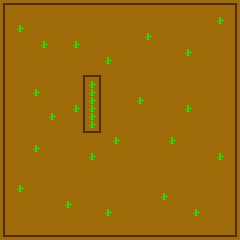

Rendered tile map (Tiled .tmx) drawn with the repository's tilesets; below, a short description and the full map source, tile grids included:
An orthogonal 30x30 tile map with 8x8 px tiles, 1 tile layer (Tile Layer 1).

<map version="1.2" tiledversion="1.2.0" orientation="orthogonal" renderorder="right-down" width="30" height="30" tilewidth="8" tileheight="8" infinite="0" nextlayerid="2" nextobjectid="1">
 <tileset firstgid="1" source="TileBien.tsx" />
 <layer id="1" name="Tile Layer 1" width="30" height="30">
  <data encoding="csv">
2,3,3,3,3,3,3,3,3,3,3,3,3,3,3,3,3,3,3,3,3,3,3,3,3,3,3,3,3,4,
1,8,8,8,8,8,8,8,8,8,8,8,8,8,8,8,8,8,8,8,8,8,8,8,8,8,8,8,8,1,
1,8,8,8,8,8,8,8,8,8,8,8,8,8,8,8,8,8,8,8,8,8,8,8,8,8,8,7,8,1,
1,8,7,8,8,8,8,8,8,8,8,8,8,8,8,8,8,8,8,8,8,8,8,8,8,8,8,8,8,1,
1,8,8,8,8,8,8,8,8,8,8,8,8,8,8,8,8,8,7,8,8,8,8,8,8,8,8,8,8,1,
1,8,8,8,8,7,8,8,8,7,8,8,8,8,8,8,8,8,8,8,8,8,8,8,8,8,8,8,8,1,
1,8,8,8,8,8,8,8,8,8,8,8,8,8,8,8,8,8,8,8,8,8,8,7,8,8,8,8,8,1,
1,8,8,8,8,8,8,8,8,8,8,8,8,7,8,8,8,8,8,8,8,8,8,8,8,8,8,8,8,1,
1,8,8,8,8,8,8,8,8,8,8,8,8,8,8,8,8,8,8,8,8,8,8,8,8,8,8,8,8,1,
1,8,8,8,8,8,8,8,8,8,2,3,4,8,8,8,8,8,8,8,8,8,8,8,8,8,8,8,8,1,
1,8,8,8,8,8,8,8,8,8,1,7,1,8,8,8,8,8,8,8,8,8,8,8,8,8,8,8,8,1,
1,8,8,8,7,8,8,8,8,8,1,7,1,8,8,8,8,8,8,8,8,8,8,8,8,8,8,8,8,1,
1,8,8,8,8,8,8,8,8,8,1,7,1,8,8,8,8,7,8,8,8,8,8,8,8,8,8,8,8,1,
1,8,8,8,8,8,8,8,8,7,1,7,1,8,8,8,8,8,8,8,8,8,8,7,8,8,8,8,8,1,
1,8,8,8,8,8,7,8,8,8,1,7,1,8,8,8,8,8,8,8,8,8,8,8,8,8,8,8,8,1,
1,8,8,8,8,8,8,8,8,8,1,7,1,8,8,8,8,8,8,8,8,8,8,8,8,8,8,8,8,1,
1,8,8,8,8,8,8,8,8,8,5,3,6,8,8,8,8,8,8,8,8,8,8,8,8,8,8,8,8,1,
1,8,8,8,8,8,8,8,8,8,8,8,8,8,7,8,8,8,8,8,8,7,8,8,8,8,8,8,8,1,
1,8,8,8,7,8,8,8,8,8,8,8,8,8,8,8,8,8,8,8,8,8,8,8,8,8,8,8,8,1,
1,8,8,8,8,8,8,8,8,8,8,7,8,8,8,8,8,8,8,8,8,8,8,8,8,8,8,7,8,1,
1,8,8,8,8,8,8,8,8,8,8,8,8,8,8,8,8,8,8,8,8,8,8,8,8,8,8,8,8,1,
1,8,8,8,8,8,8,8,8,8,8,8,8,8,8,8,8,8,8,8,8,8,8,8,8,8,8,8,8,1,
1,8,8,8,8,8,8,8,8,8,8,8,8,8,8,8,8,8,8,8,8,8,8,8,8,8,8,8,8,1,
1,8,7,8,8,8,8,8,8,8,8,8,8,8,8,8,8,8,8,8,8,8,8,8,8,8,8,8,8,1,
1,8,8,8,8,8,8,8,8,8,8,8,8,8,8,8,8,8,8,8,7,8,8,8,8,8,8,8,8,1,
1,8,8,8,8,8,8,8,7,8,8,8,8,8,8,8,8,8,8,8,8,8,8,8,8,8,8,8,8,1,
1,8,8,8,8,8,8,8,8,8,8,8,8,7,8,8,8,8,8,8,8,8,8,8,7,8,8,8,8,1,
1,8,8,8,8,8,8,8,8,8,8,8,8,8,8,8,8,8,8,8,8,8,8,8,8,8,8,8,8,1,
1,8,8,8,8,8,8,8,8,8,8,8,8,8,8,8,8,8,8,8,8,8,8,8,8,8,8,8,8,1,
5,3,3,3,3,3,3,3,3,3,3,3,3,3,3,3,3,3,3,3,3,3,3,3,3,3,3,3,3,6
</data>
 </layer>
</map>
